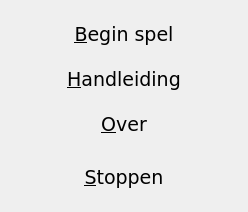
<?xml version="1.0" encoding="UTF-8"?>
<ui version="4.0">
 <class>QtK3OpEenRijMenuDialog</class>
 <widget class="QDialog" name="QtK3OpEenRijMenuDialog">
  <property name="geometry">
   <rect>
    <x>0</x>
    <y>0</y>
    <width>248</width>
    <height>212</height>
   </rect>
  </property>
  <property name="font">
   <font>
    <family>Verdana</family>
    <pointsize>14</pointsize>
   </font>
  </property>
  <property name="windowTitle">
   <string>K3OpEenRij</string>
  </property>
  <property name="windowIcon">
   <iconset resource="../GameConnectThree/GameConnectThree.qrc">
    <normaloff>:/images/R.png</normaloff>:/images/R.png</iconset>
  </property>
  <property name="styleSheet">
   <string notr="true">QDialog { 
  background-color: qlineargradient(x1: 0, y1: 0, x2: 1, y2: 1, stop: 0 #ffdbeb, stop: 1 #ff7b8b);
}
QPushButton { background-color: rgb(255, 255, 255);  }
QPushButton { color: rgb(0,0,0); }
QPushButton { font: 32px, &quot;monospace&quot; }

#ffcbdb</string>
  </property>
  <layout class="QVBoxLayout" name="verticalLayout">
   <item>
    <layout class="QHBoxLayout" name="layout_horizontal">
     <item>
      <layout class="QVBoxLayout" name="layout_menu">
       <item>
        <widget class="QPushButton" name="button_start">
         <property name="sizePolicy">
          <sizepolicy hsizetype="Minimum" vsizetype="Minimum">
           <horstretch>0</horstretch>
           <verstretch>0</verstretch>
          </sizepolicy>
         </property>
         <property name="text">
          <string>&amp;Begin spel</string>
         </property>
         <property name="flat">
          <bool>true</bool>
         </property>
        </widget>
       </item>
       <item>
        <widget class="QPushButton" name="button_instructions">
         <property name="text">
          <string>&amp;Handleiding</string>
         </property>
         <property name="flat">
          <bool>true</bool>
         </property>
        </widget>
       </item>
       <item>
        <widget class="QPushButton" name="button_about">
         <property name="sizePolicy">
          <sizepolicy hsizetype="Minimum" vsizetype="Minimum">
           <horstretch>0</horstretch>
           <verstretch>0</verstretch>
          </sizepolicy>
         </property>
         <property name="text">
          <string>&amp;Over</string>
         </property>
         <property name="flat">
          <bool>true</bool>
         </property>
        </widget>
       </item>
       <item>
        <widget class="QPushButton" name="button_quit">
         <property name="sizePolicy">
          <sizepolicy hsizetype="Minimum" vsizetype="Minimum">
           <horstretch>0</horstretch>
           <verstretch>0</verstretch>
          </sizepolicy>
         </property>
         <property name="text">
          <string>&amp;Stoppen</string>
         </property>
         <property name="flat">
          <bool>true</bool>
         </property>
        </widget>
       </item>
      </layout>
     </item>
    </layout>
   </item>
  </layout>
 </widget>
 <resources>
  <include location="../GameConnectThree/GameConnectThree.qrc"/>
 </resources>
 <connections/>
</ui>
